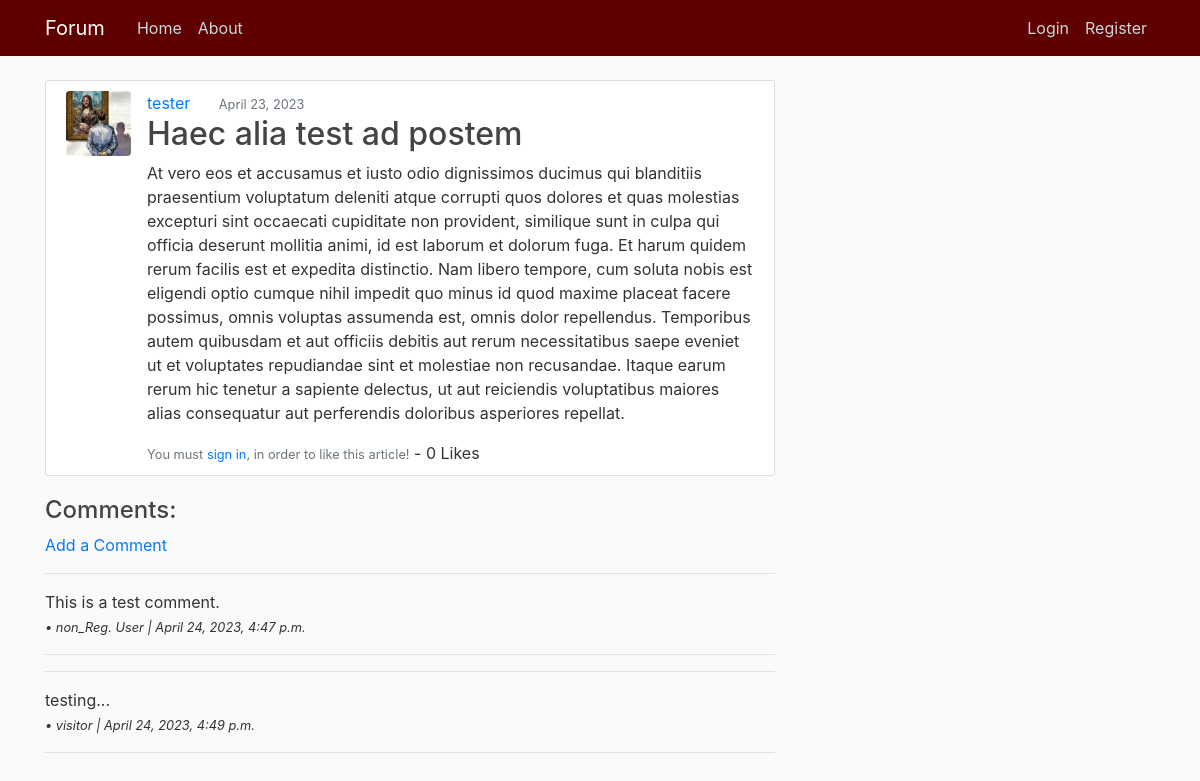
Before: /post/40/ with the older database file.
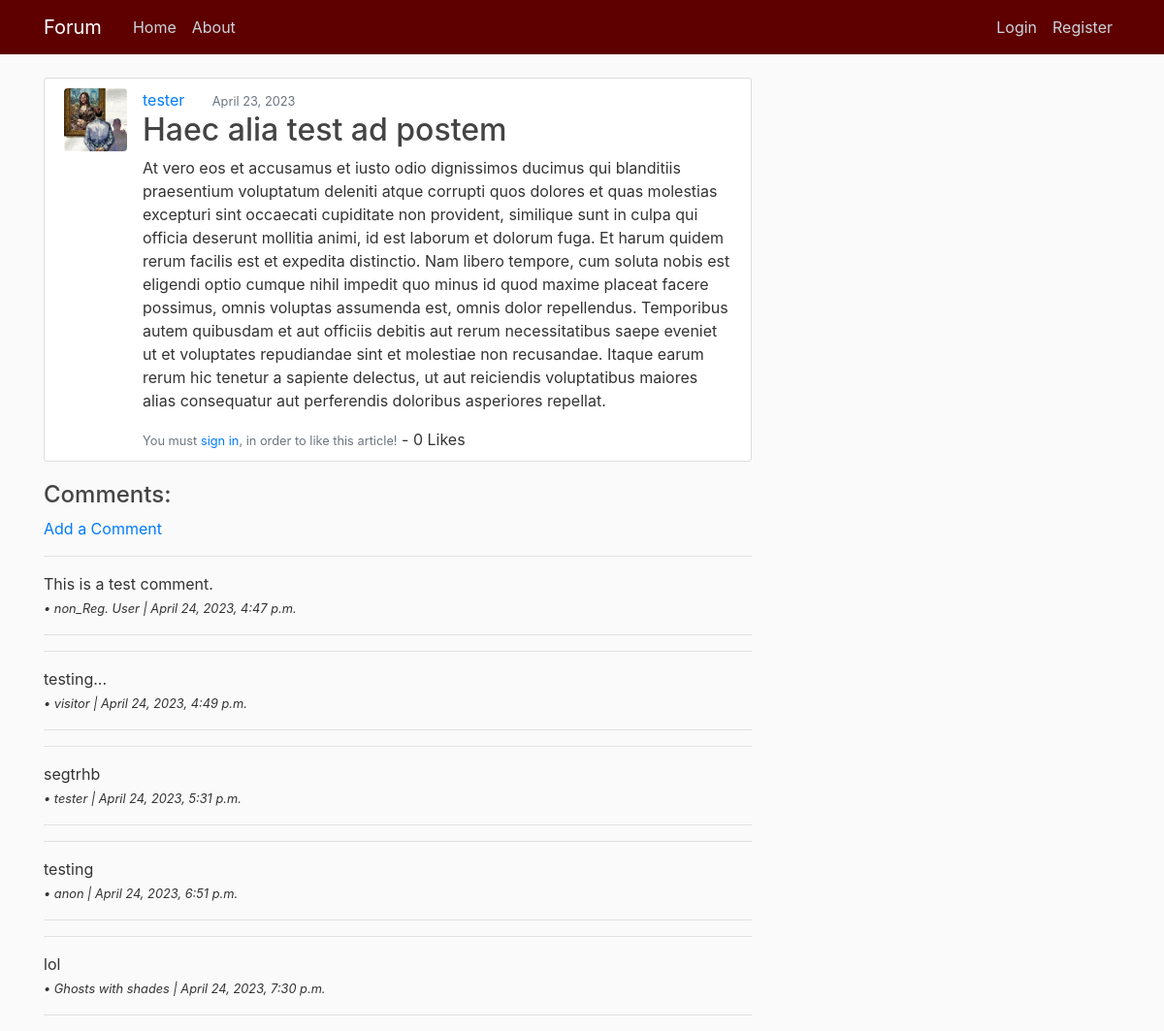
After: the same page with the newer database file.
### blog/models.py (models this page shows, shortened)
class Comment(models.Model):
    post = models.ForeignKey(Post, related_name="comments", on_delete=models.CASCADE)
    body = models.TextField()
    date_commented = models.DateTimeField(auto_now_add=True)
    name = models.CharField(max_length=50)

### blog/views.py (the view)
# urls.py: path('post/<int:pk>/', PostDetailView.as_view(), name='post-detail'),
class PostDetailView(DetailView):
    model = Post
    def get_context_data(self, *args, **kwargs):
        context = super(PostDetailView, self).get_context_data(*args, **kwargs)
        click = get_object_or_404(Post, id=self.kwargs['pk'])
        total_likes = click.total_likes()
        liked = False
        if click.likes.filter(id=self.request.user.id).exists():
            liked = True
        context["total_likes"] = total_likes
        context["liked"] = liked
        return context

### blog/models.py (called while the page is built)
    def total_likes(self):
        return self.likes.count()

### blog/templates/blog/post_detail.html (shortened to what this page needs)
{% extends "blog/base.html" %}
{% block content %}
    <article class="media content-section">
        <img class="rounded img-frame" src="{{ object.author.profile.image.url }}" alt="Users Profile image">
        <div class="media-body">
        <div class="row no-gutters">
            <div class="col-12 col-sm-6 col-md-8">
            <a class="mr-4" href="{% url 'post-user' object.author.username %}">{{ object.author }}</a>
            <small class="text-muted">{{ object.date_posted|date:"N d, Y" }}</small>
        </div>
        <h2 class="article-title">{{ object.title }}</h2>
        <p class="article-content">{{ object.content }}</p>
        </div>
        <form action="{% url 'like-post' post.pk %}" method="POST">
            {% if user.is_authenticated %}
                {% if liked %}
                    <button class="btn btn-outline-info" type="submit" name="post_id" value="{{ post.id }}">Like</button>
                {% else %}
                    <button class="btn btn-outline-info" type="submit" name="post_id" value="{{ post.id }}">Like</button>
                {% endif %}
            {% else %}
            <small class="text-muted">You must <a href="{% url 'login' %}">sign in</a>, in order to like this article!</small>
            {% endif %}
                - {{ total_likes }} Likes
        </form>
    </article>
    <section>
        <h4>Comments:</h4>
        {% if not post.comments.all %}
            <em>No Comments...</em>
            <br>
            <a href="{% url 'post-comment' post.pk %}">Add a Comment</a>
        {% else %}
            <a href="{% url 'post-comment' post.pk %}">Add a Comment</a>
                {% for comment in post.comments.all %}
                <hr>
                {{ comment.body}}
                <br>
                <small>
                    <em>• {{ comment.name }} | {{ comment.date_commented}}</em>
                </small>
                <hr>
            {% endfor %}
        {% endif %}
    </section>
{% endblock %}

Changed rows visible on the page:
added Comment: body "segtrhb", name "tester", date_commented "April 24, 2023, 5:31 p.m."
added Comment: body "testing", name "anon", date_commented "April 24, 2023, 6:51 p.m."
added Comment: body "lol", name "Ghosts with shades", date_commented "April 24, 2023, 7:30 p.m."
